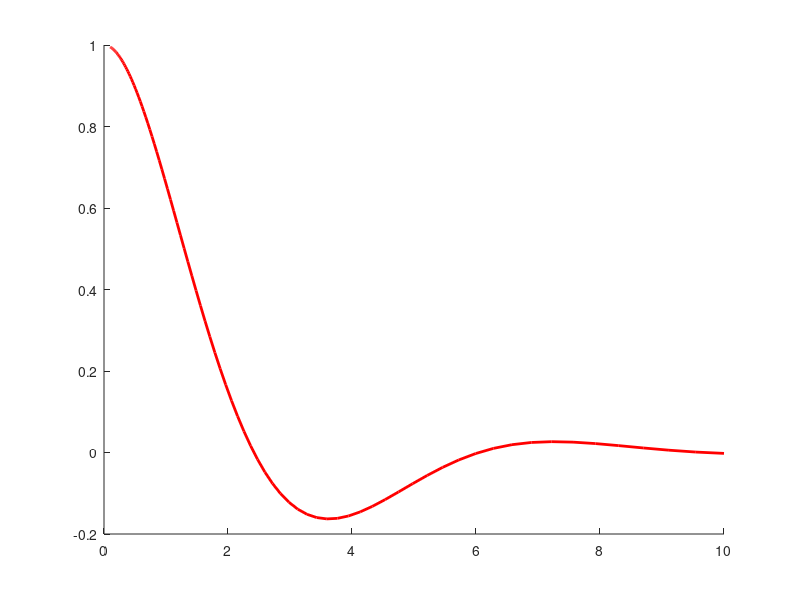

Source code (MATLAB):
c = 1;
Tau = 1;
Omega = sqrt(c/Tau - 1/(4*Tau^2));
t = logspace(-1,1,100);
if (Omega == 0)
    normVAF = exp(-t/(2*Tau)).*(1+t/(2*Tau));
else
    normVAF = exp(-t/(2*Tau)).*(cos(Omega*t) + (1/(2*Tau*Omega))*sin(Omega*t));
end
hold on;
plot(t,normVAF,"LineWidth",2,"Color","r","LineStyle","-");
ylim([-0.2 1]);